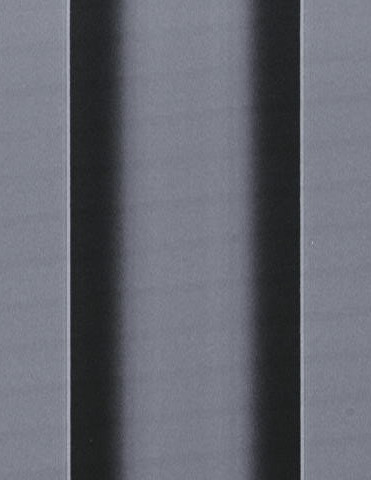
#> input picture AxisFinder/coreless_template_01.jpg, 371 x 480 px; its folder holds only this picture in this run
$ python AxisFinder.py coreless_template_01.jpg
#> lines starting #> are read from the running program, lines starting #| are printed output that depends on the picture; after the words box and inside, x2 and y2 are one past the last pixel; in counts of white or black regions, pixels touching at a corner belong together; pictures that were not available may be replaced by others from this repository, and a replacement may not be noted
import sys
import glob
import time
import numpy as np
import cv2 as cv


class AxisFinder():
    def __init__(self):
        pass

    @staticmethod
    def _analyzeImage(cv_img,  **kwargs):
        info = {}
        img_is_color = (len(cv_img.shape)==3)
        if kwargs.get('pseudocolor')==False:
            if img_is_color:
                img_pseudo = cv_img
            else:
                img_pseudo = cv.cvtColor(cv_img, cv.COLOR_GRAY2RGB)
        else:
            img_pseudo = cv.applyColorMap(cv_img, cv.COLORMAP_JET)
        h, w = cv_img.shape[:2] # (h,w)
        r_st,  navg = (100,  82)
        if img_is_color:
            grayimg = cv.cvtColor(cv_img,  cv.COLOR_BGR2GRAY)
        else:
            grayimg = cv_img
        # ----------------
        tm_thre = 0.5
        row_avg = np.average(grayimg[r_st:r_st+navg, :],  axis=0) # average of navg rows
        row_avgInt = np.array(row_avg,  np.uint8)
        eh = 256
        #avg_data = np.ndarray((w, 2), np.int32)
        #avg_data[:, 0]=np.arange(w); avg_data[:, 1]=eh -row_avgInt - 1
        gr_img = np.ones(eh* w * 3,  np.uint8).reshape((eh, w, 3))*255;  # graph
        #gr_img.fill([255, 255, 255])
        #cv.polylines(gr_img,  avg_data.reshape((-1, 1, 2)),  True, (128) )
        tm_guide_color = [0, 0, 255]
        tm_cx = kwargs.get('tm_cx')
        tm_cnt_hspan = 20; #  num of columns for average divided by 2 at center
        # average value of central zone
        tm_cavg = np.average(row_avg[tm_cx-tm_cnt_hspan:tm_cx+tm_cnt_hspan])
        if isinstance(tm_cx, int):
            gr_img[:,  tm_cx] = tm_guide_color
        tm_halfspan = kwargs.get('tm_hafspan')
        if isinstance(tm_halfspan,  int):
            gr_img[:,  tm_cx-tm_halfspan] = tm_guide_color
            gr_img[:,  tm_cx+tm_halfspan] = tm_guide_color
        else:
            tm_halfspan = w//2
        roiMargin = 15
        roiL = tm_cx-tm_halfspan+ roiMargin; roiR = tm_cx+tm_halfspan-roiMargin
        tm_cmin = np.min(row_avg[roiL:roiR])
        # ----- finding zerocrossings
        tm_vthre = ( (tm_cavg-tm_cmin)*tm_thre + tm_cmin )
        row_avg[0:roiL]=0.0; row_avg[roiR+1:]=0.0
        row_avg -= tm_vthre
        row_avg_sign = np.sign(row_avg)
        row_avg_diff = np.diff(row_avg_sign)
        zerocrossings = np.where(row_avg_diff != 0)[0]
        threL = zerocrossings[0]; threR = zerocrossings[1]
        threW = threR - threL
        info['guardwidth'] = threW
        gr_img[:, threL] = tm_guide_color
        gr_img[:,  threR] = tm_guide_color
        for x in range(w):
            y = eh -  row_avgInt[x] -1
            gr_img[y:256, x, :] = np.array([128, 128, 0], np.uint8)
            rx = (2*tm_cx - x)-1
            if (rx >= 0) and rx< w:
                y2 = eh - row_avgInt[rx]+10;
                if y2<=0 or y2>=eh:
                    y2 =0
                gr_img[y2:256, x] = np.array([128, 0, 128],  np.uint8)
        txt = 'GW:{:3d}'.format(threW); pos = (10, 40)
        cv.putText(gr_img, txt,  pos,  cv.FONT_HERSHEY_SIMPLEX,  1,  (255, 0, 0),  2 )
        # ----- end of "finding zerocrossings

        #image = cv.copyMakeBorder(img_pseudo, eh, 0, 0, 0, cv.BORDER_CONSTANT,value=[255,255, 255])
        image = cv.copyMakeBorder(img_pseudo, eh, 0, 0, 0, cv.BORDER_CONSTANT,value=[255,255, 255])
        image[0:eh, :, :] = gr_img
        return [image,  info]


def main(argv):
    axfinder = AxisFinder()
    dir = '../CorelessFiber/Heights/'
    #dir = '../CorelessFiber/FineHeightGamm1/'
    dir = '../SMF/CoarseHeight/'
    #dir = '../SMF/FineHeight/'
    dir = '../SMF/FineHeightGamma1/'
    # [4 lines of commented-out code are left out]
    ext = '.jpg'
    files = glob.glob(dir + '*' + ext)
    files.sort()
    tempfn = 'coreless_template_01.jpg'
    #template = cv.imread(tempfn, cv.IMREAD_GRAYSCALE)
    template = cv.imread(tempfn)
#> template is the input picture: shape (480, 371, 3); mean B, G, R 112.5, 103.2, 101.4
    htemp,  wtemp = template.shape[:2]
#> htemp = 480; wtemp = 371
    ntemp_h = 20; c0 = htemp//2; c1=c0-ntemp_h; c2=c0+ntemp_h
#> after `c0 = htemp // 2`: c0 = 240
#> after `c1 = c0 - ntemp_h`: c1 = 220
#> after `c2 = c0 + ntemp_h`: c2 = 260
    template = template[c1:c2, :]
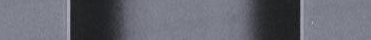
#> template: shape (40, 371, 3); mean B, G, R 112.1, 102.7, 101
    #for fn in files[:]:
    for fn in files[0:]:
        print(fn)
        dts = np.array([], np.float64)
        dts = np.append(dts,  time.time())
        newfn =  fn.split(ext)[0] + '_PCxx.png'
        #cvimg = cv.imread(fn,  cv.IMREAD_GRAYSCALE)
        cvimg = cv.imread(fn)
        dts = np.append(dts,  time.time())
        h, w = template.shape[:2]
#> h = 40; w = 371
        res = cv.matchTemplate(cvimg[h//2-ntemp_h:h//2+ntemp_h, :],  template,  cv.TM_CCOEFF_NORMED)
#> res = [0.993]
        min_val, max_val, min_loc, max_loc = cv.minMaxLoc(res)
#> min_val = 0.993; max_val = 0.993; min_loc = (0, 0); max_loc = (0, 0)
        dts = np.append(dts,  time.time())
        top_left = max_loc
#> top_left = (0, 0)
        bottom_right = (top_left[0] + w, top_left[1] + h)
#> bottom_right = (371, 40)
        x = top_left[0]; y = top_left[1]
#> after `x = top_left[0]`: x = 0
#> after `y = top_left[1]`: y = 0
        cx = top_left[0] + w//2
#> cx = 185
        #cvimg = cvimg[y:y+h,  x:x+w]
        dw = 50; dw2 = 70; guides = [w//2-dw2,  w//2-dw, w//2,  w//2+dw,  w//2+dw2]
#> after `guides = [w // 2 - dw2, w // 2 - dw, w // 2, w // 2 + dw, w // 2 + dw2`: guides = [115, 135, 185, 235, 255]
        dts = np.append(dts,  time.time())
        ret_img,  optv = axfinder._analyzeImage(cvimg,  guides=guides,  tm_cx=cx,  tm_hafspan=117)
#> in _analyzeImage, `img_pseudo = cv.applyColorMap(cv_img, cv.COLORMAP_JET)`:
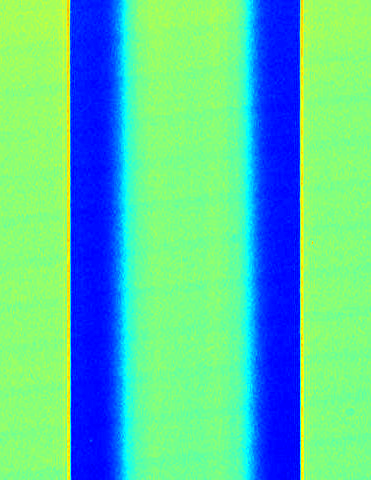
#> img_pseudo: shape (480, 371, 3); mean B, G, R 164.2, 196.1, 91.4
#> in _analyzeImage, `row_avg = np.average(grayimg[r_st:r_st+navg, :],  axis=0)`: row_avg = 371 values, max 168 at index 68, min 34.73 at index 94, mean 104.3
#> in _analyzeImage, `row_avgInt = np.array(row_avg,  np.uint8)`: row_avgInt = 371 values, max 168 at index 68, min 34 at index 73, mean 103.8
#> in _analyzeImage, `tm_cavg = np.average(row_avg[tm_cx-tm_cnt_hspan:tm_cx+tm_cnt_hspan])`: tm_cavg = 127.7
#> in _analyzeImage, `tm_cmin = np.min(row_avg[roiL:roiR])`: tm_cmin = 34.73
#> in _analyzeImage, `tm_vthre = ( (tm_cavg-tm_cmin)*tm_thre + tm_cmin )`: tm_vthre = 81.21
#> in _analyzeImage, `row_avg -= tm_vthre`: row_avg = 371 values, max 48.87 at index 158, min -81.21 at index 0, mean -29.63
#> in _analyzeImage, `row_avg_sign = np.sign(row_avg)`: row_avg_sign = 371 values, max 1 at index 122, min -1 at index 0, mean -0.299
#> in _analyzeImage, `row_avg_diff = np.diff(row_avg_sign)`: row_avg_diff = 370 values, max 2 at index 121, min -2 at index 251, mean 0
#> in _analyzeImage, `zerocrossings = np.where(row_avg_diff != 0)[0]`: zerocrossings = [121, 251]
#> in _analyzeImage, `threL = zerocrossings[0]`: threL = 121
#> in _analyzeImage, `threR = zerocrossings[1]`: threR = 251
#> in _analyzeImage, `threW = threR - threL`: threW = 130
#> the loop in _analyzeImage, `for x in range(w):` made 371 passes
#> y on passes 1 to 12: 124, 124, 125, 125, 124, 124, 124, 125, 125, 125, 125, 124
#> after the loop in _analyzeImage, `for x in range(w):`:
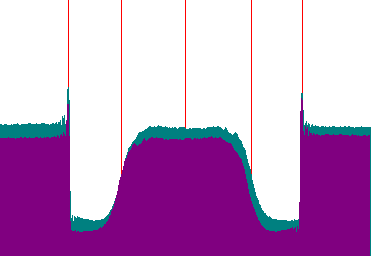
#> gr_img: shape (256, 371, 3); mean of channels 0, 1, 2 201.2, 154.4, 197.2; drawn as B, G, R
#> in _analyzeImage, `txt = 'GW:{:3d}'.format(threW)`: txt = 'GW:130'
#> in _analyzeImage, `cv.putText(gr_img, txt,  pos,  cv.FONT_HERSHEY_SIMPLEX,  1,  (255, 0, ..`:
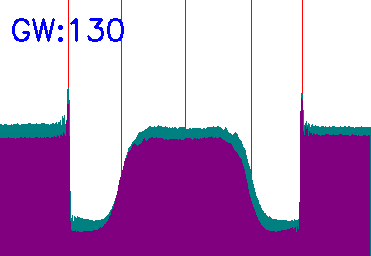
#> gr_img: shape (256, 371, 3); 0.9% of pixels changed, all inside (x1, y1, x2, y2) = (12, 18, 124, 42); drawn as B, G, R
#> in _analyzeImage, `image = cv.copyMakeBorder(img_pseudo, eh, 0, 0, 0, cv.BORDER_CONSTANT,..`:
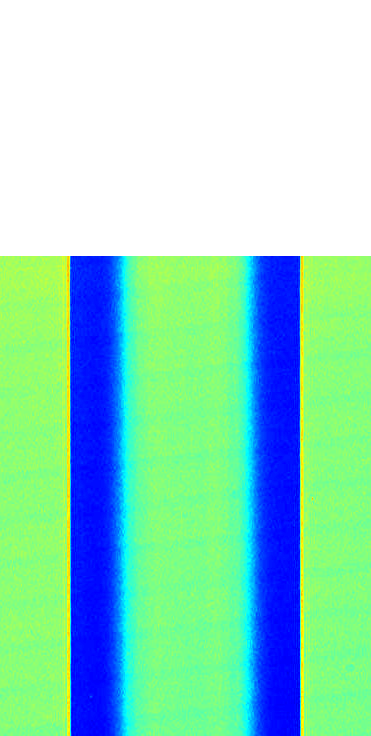
#> image: shape (736, 371, 3); mean B, G, R 195.8, 216.6, 148.3
#> in _analyzeImage, `image[0:eh, :, :] = gr_img`:
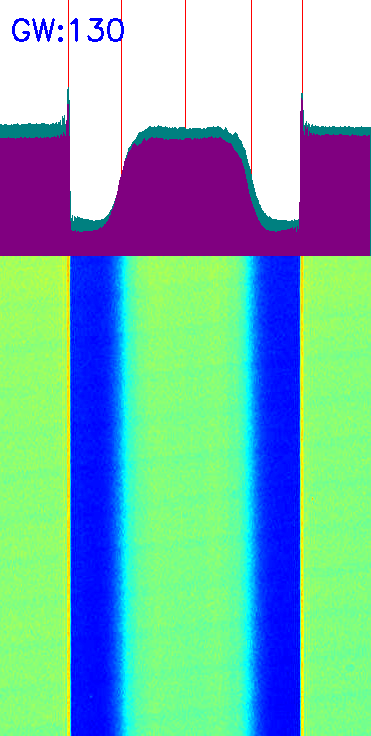
#> image: shape (736, 371, 3); 14.81% of pixels changed, all inside (x1, y1, x2, y2) = (0, 0, 371, 256)
#> optv = {'guardwidth': 130}
        print(optv)
#| {'guardwidth': 130}
        dts = np.append(dts,  time.time())
        cv.imwrite(newfn,  ret_img)
        dts = np.append(dts,  time.time())
        dts = (dts[1:] - dts[:-1])*1e3
        np.set_printoptions(precision=2)
        print('read, tm, ??, analysis, write')
        print(dts)

    return


if __name__=='__main__':
    main(sys.argv)
